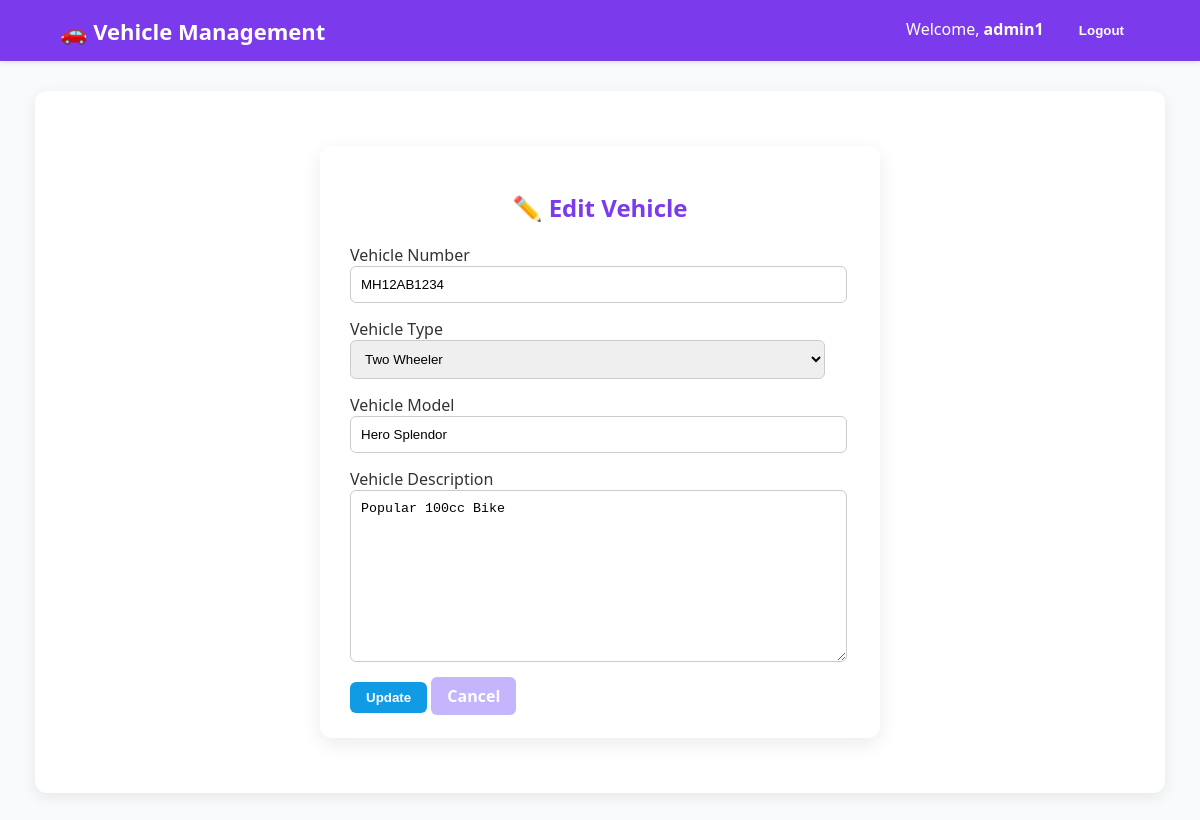
Page /edit/5/ (signed in) on the committed database.
### app/models.py (models this page shows, shortened)
class Vehicle(models.Model):
    VEHICLE_TYPE_CHOICES = (
        ('Two Wheeler', 'Two Wheeler'),
        ('Three Wheeler', 'Three Wheeler'),
        ('Four Wheeler', 'Four Wheeler'),
    )
    vehicle_number = models.CharField(max_length=20, unique=True)  # Alpha numeric
    vehicle_type = models.CharField(max_length=20, choices=VEHICLE_TYPE_CHOICES)
    vehicle_model = models.CharField(max_length=100)
    vehicle_description = models.TextField(blank=True)
    created_at = models.DateTimeField(auto_now_add=True)
    updated_at = models.DateTimeField(auto_now=True)

### app/views.py (the view)
# urls.py: path('edit/<int:pk>/', views.vehicle_edit, name='vehicle_edit'),
@user_passes_test(lambda u: is_superadmin(u) or is_admin(u))
def vehicle_edit(request, pk):
    vehicle = get_object_or_404(Vehicle, pk=pk)
    form = VehicleForm(request.POST or None, instance=vehicle)
    if form.is_valid():
        form.save()
        return redirect('vehicle_list')
    return render(request, 'vehicle_form.html', {'form': form})

### app/forms.py
class VehicleForm(forms.ModelForm):
    class Meta:
        model = Vehicle
        fields = ["vehicle_number", "vehicle_type", "vehicle_model", "vehicle_description"]

### app/views.py (called while the page is built)
def is_superadmin(user):
    return user.is_superuser or user.groups.filter(name='Super Admin').exists()

### app/templates/vehicle_form.html (shortened to what this page needs)
{% extends 'base.html' %}
{% block content %}
<div class="form-container">
  <h2>{% if form.instance.pk %}✏️ Edit Vehicle{% else %}➕ Add Vehicle{% endif %}</h2>
  <form method="post">
    <div class="form-fields">
      <label>Vehicle Number</label>
      {{ form.vehicle_number }}
      <label>Vehicle Type</label>
      {{ form.vehicle_type }}
      <label>Vehicle Model</label>
      {{ form.vehicle_model }}
      <label>Vehicle Description</label>
      {{ form.vehicle_description }}
    </div>
    <button type="submit" class="btn-primary">{% if form.instance.pk %}Update{% else %}Add{% endif %}</button>
    <a href="{% url 'vehicle_list' %}" class="btn-cancel">Cancel</a>
  </form>
</div>
{% endblock %}

### app/templates/base.html (shortened to what this page needs)
<!DOCTYPE html>
<html lang="en">
<head>
    {% load static %}
    <link rel="stylesheet" href="{% static 'css/style.css' %}">
</head>
<body>
    <nav class="navbar">
        <div class="container nav-content">
            <h1 class="logo">🚗 Vehicle Management</h1>
            <div>
                {% if user.is_authenticated %}
                    <span class="welcome">Welcome, <strong>{{ user.username }}</strong></span>
                    <form action="{% url 'logout' %}" method="post" style="display:inline;">
                        <button type="submit" class="btn-logout">Logout</button>
                    </form>
                {% else %}
                    <a href="{% url 'login' %}" class="btn-login">Login</a>
                {% endif %}
            </div>
        </div>
    </nav>
    <main class="container content-box">
        {% block content %}
        {% endblock %}
    </main>
</body>
</html>

### app/static/css/style.css (style rules this page uses)
body { margin: 0; font-family: 'Segoe UI', Tahoma, Geneva, Verdana, sans-serif; background-color: #F9FAFB; color: #333; }
.navbar { background-color: #7C3AED; padding: 15px 0; color: #fff; box-shadow: 0 2px 5px rgba(0,0,0,0.1); }
.nav-content { display: flex; justify-content: space-between; align-items: center; width: 90%; margin: auto; }
.logo { margin: 0; font-size: 22px; font-weight: bold; }
.welcome { margin-right: 15px; }
.btn-login, .btn-logout, .btn-primary, .btn-edit, .btn-delete, .btn-cancel { border: none; padding: 8px 16px; border-radius: 6px; font-weight: bold; cursor: pointer; text-decoration: none; }
.btn-login, .btn-logout { background: #7C3AED; color: #fff; padding: 8px 16px; border-radius: 6px; font-weight: bold; cursor: pointer; text-decoration: none; }
.btn-primary { background: #129be5; color: #fff; }
.btn-cancel { background: #C4B5FD; color: #fff; }
.content-box { background: #fff; margin: 30px auto; padding: 25px; border-radius: 12px; box-shadow: 0 4px 15px rgba(0,0,0,0.08); width: 90%; }
.form-container { background: #fff; padding: 25px 30px; border-radius: 12px; box-shadow: 0 6px 20px rgba(0,0,0,0.08); width: 500px; margin: 30px auto; }
.form-container h2 { margin-bottom: 20px; color: #7C3AED; text-align: center; }
.form-container .form-fields input, .form-container .form-fields select, .form-container .form-fields textarea { width: 95%; padding: 10px; margin-bottom: 15px; border-radius: 6px; border: 1px solid #ccc; }

### rows in the picture
Vehicle: vehicle_number "MH12AB1234", vehicle_type "Two Wheeler", vehicle_model "Hero Splendor", vehicle_description "Popular 100cc Bike"

### other values in the picture
{{ user.username }} "admin1"
